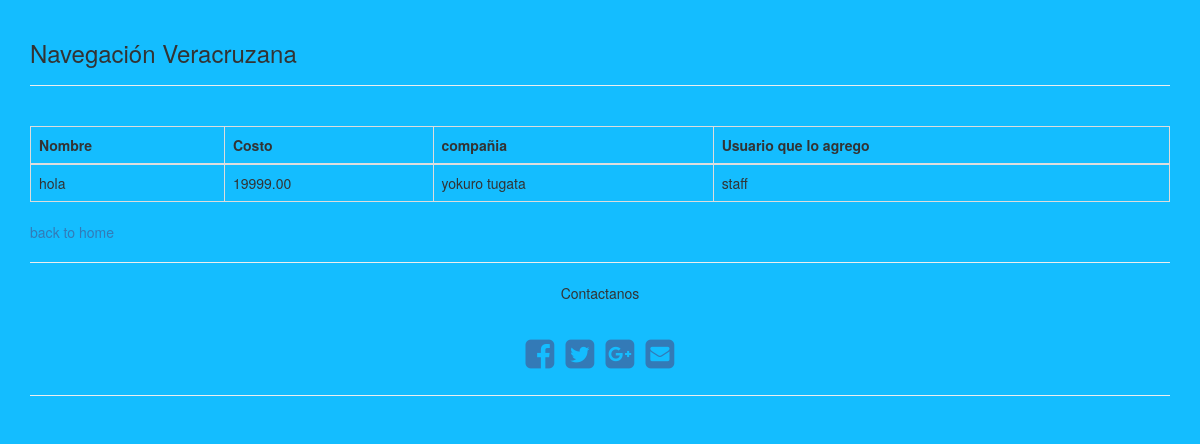
/navega/gman/, run on an earlier commit of the app's database.
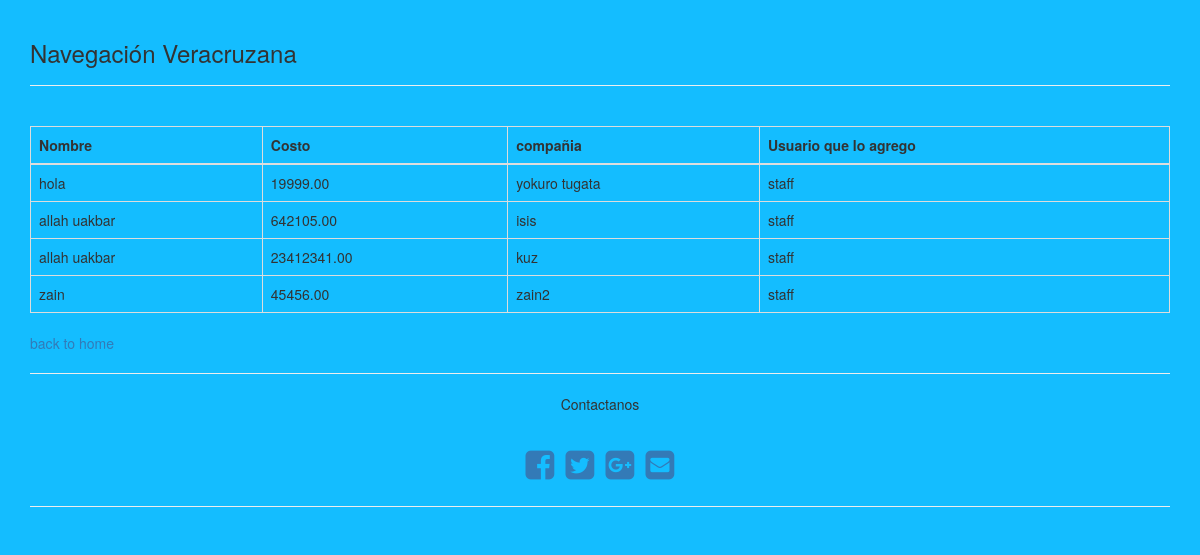
And on a later commit of the database.
### navega/models.py (models this page shows)
class Embarcacion(models.Model):
    nombre = models.CharField(max_length=120)
    eslora = models.DecimalField(max_digits=10, decimal_places=2)
    calado = models.DecimalField(max_digits=10, decimal_places=2)
    tipo = models.CharField(max_length=30)
    carga = models.IntegerField()
    costo = models.DecimalField(max_digits=10, decimal_places=2)
    fecha = models.DateField(auto_now=False, auto_now_add=True)
    company = models.CharField(max_length=100)
    usuario = models.ForeignKey(settings.AUTH_USER_MODEL)

### navega/views.py (the view)
def gman(request):
    ships = Embarcacion.objects.all()
    return render(request, 'navega/gman.html', {"ships":ships})

### navega/templates/navega/gman.html (shortened to what this page needs)
{% extends "layout.html" %}
{% block content %}
    <br>
    <table class="table table-bordered table-hover table-inverse">
        <thead class="thead-inverse">
        <tr>
            <th>Nombre</th>
            <th>Costo</th>
            <th>compa&ntilde;ia </th>
            <th>Usuario que lo agrego</th>
        </tr>
        </thead>
        {% for ship in ships %}
            <tr>
                <td>{{ ship.nombre }}</td>
                <td>{{ ship.costo }}</td>
                <td>{{ ship.company }}</td>
            <td>{{ ship.usuario }}</td>
            </tr>
        {% endfor %}
    </table>
    <a href="/"> back to home</a>
{% endblock %}

What changed in the data, as far as the page shows it:
added Embarcacion: nombre "allah uakbar", costo "642105.00", company "isis", usuario "staff"
added Embarcacion: nombre "allah uakbar", costo "23412341.00", company "kuz", usuario "staff"
added Embarcacion: nombre "zain", costo "45456.00", company "zain2", usuario "staff"
